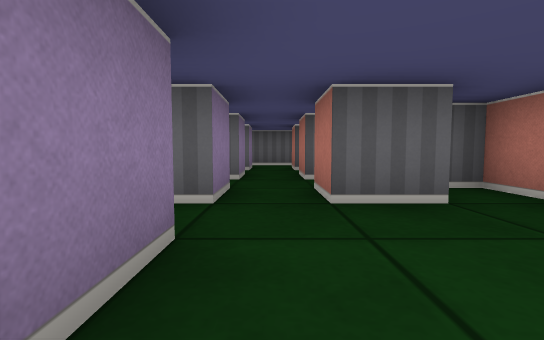
view 1 (above)

18 first-person views from a walk through a cub3D level. The camera is about half as high as the walls, tilts 4° down and sees 85° across. The floor is counted in squares. Each view is taken from the middle of a square. On the plan, view 1 faces up. The plan holds only what a view shows up to about 9 squares ahead; the rest is blank.

view 2
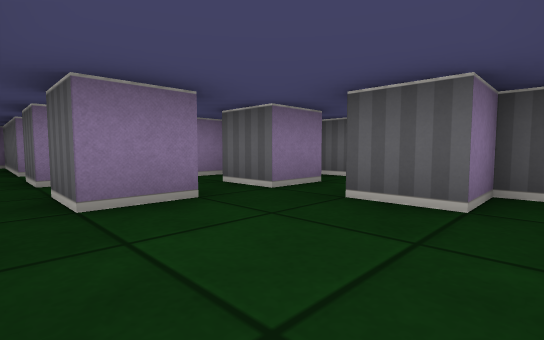

view 3
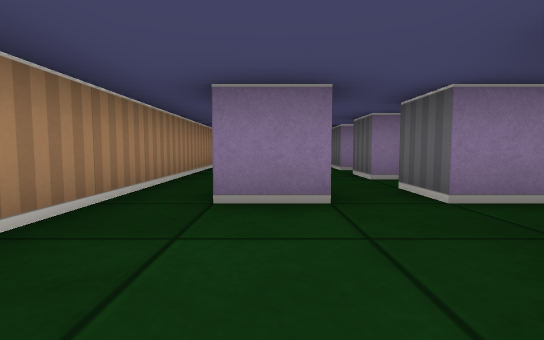

view 4
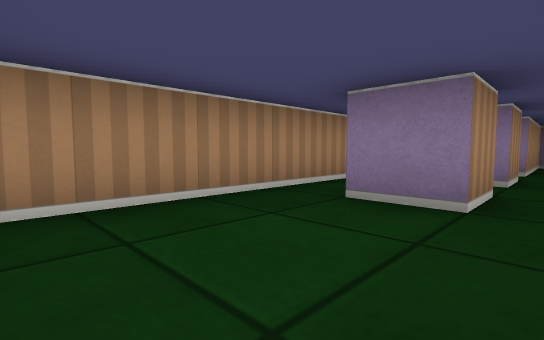

view 5
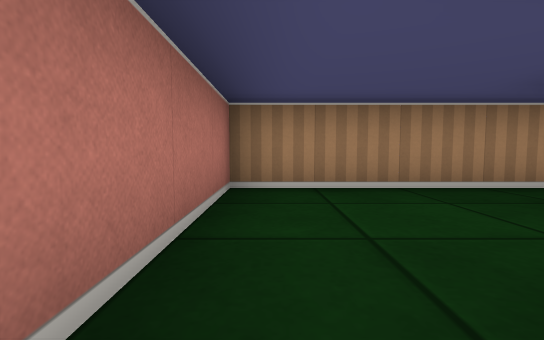

view 6
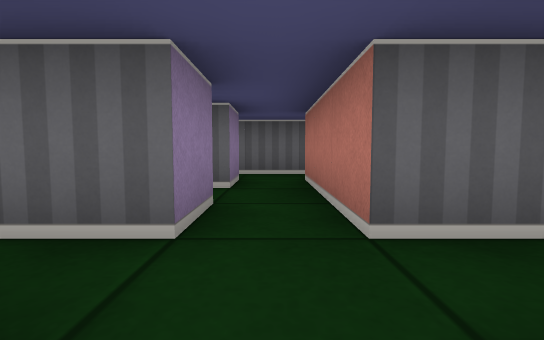

view 7
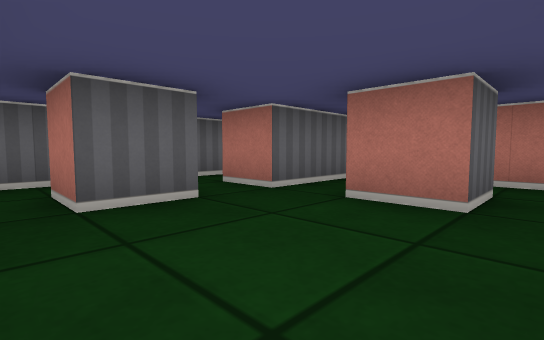

view 8
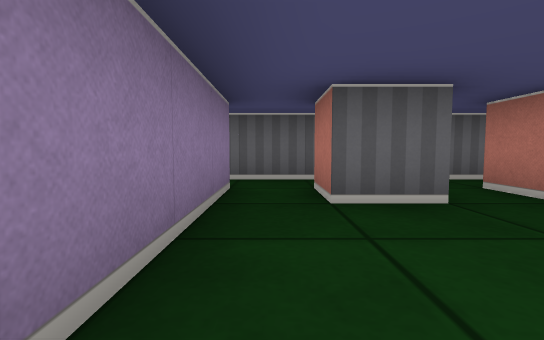

view 9
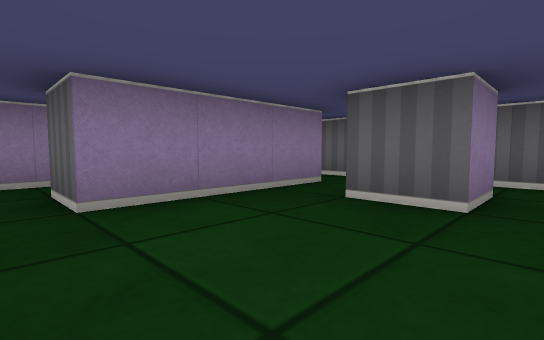

view 10
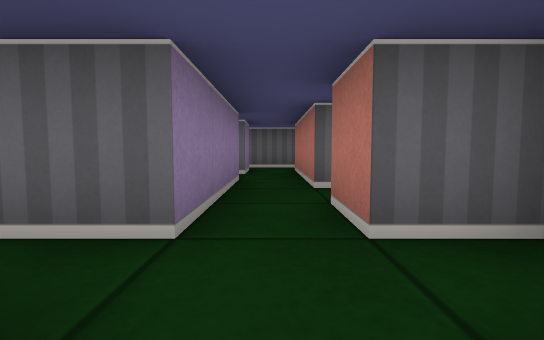

view 11
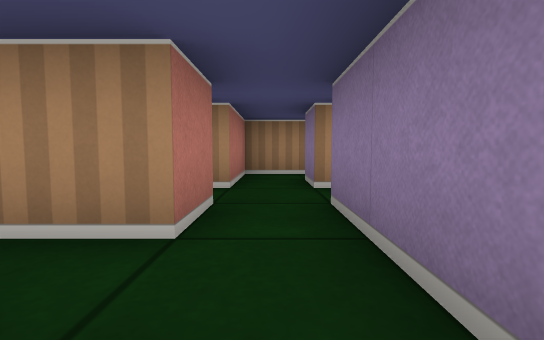

view 12
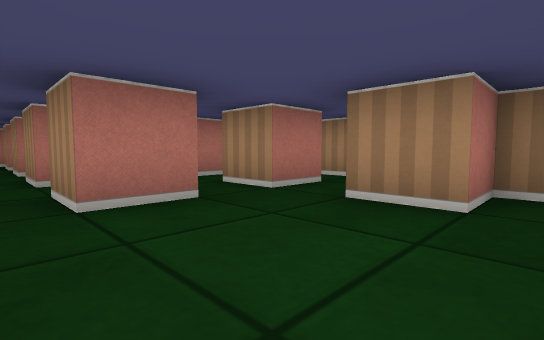

view 13
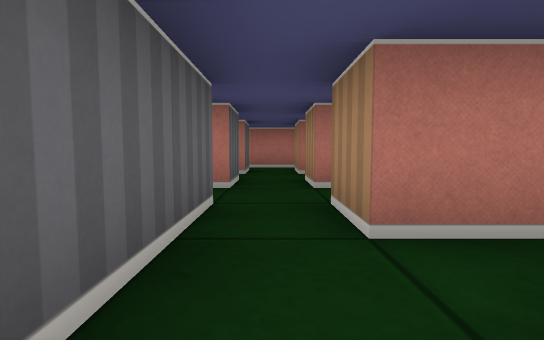

view 14
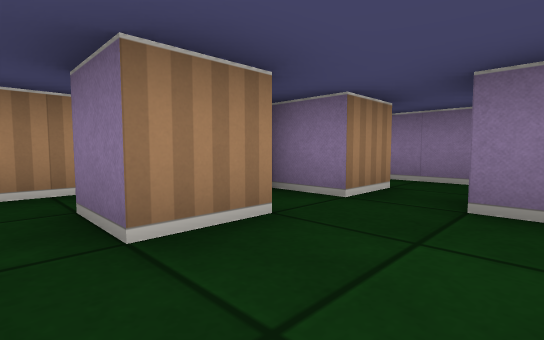

view 15
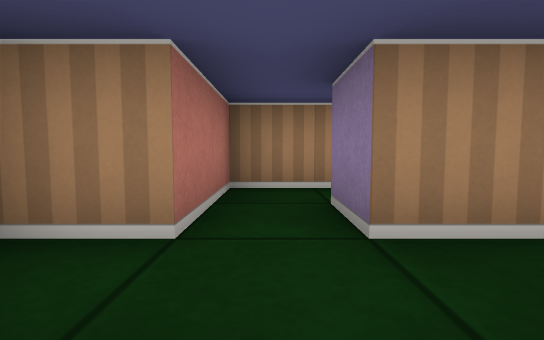

view 16
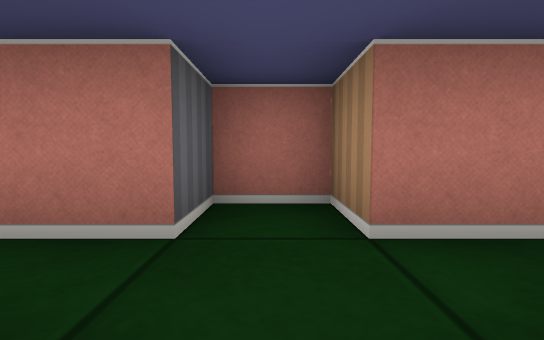

view 17
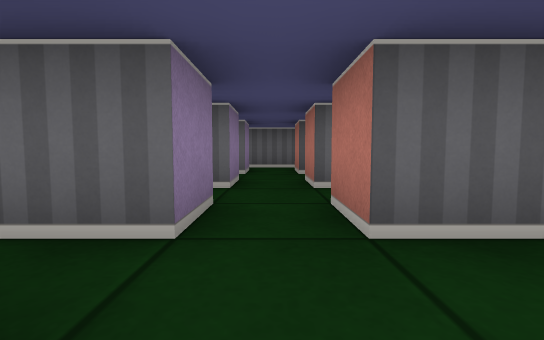

view 18
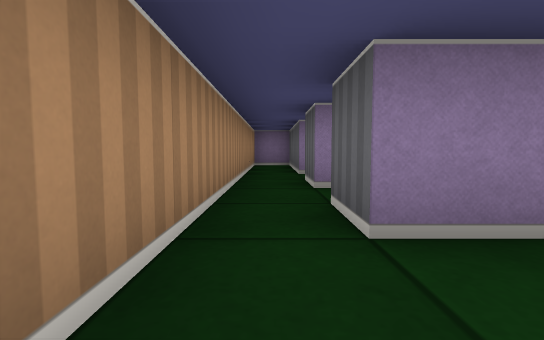

### Floor plan
Points are (right, up) in squares from view 1. A wall is a line through its corners. A room is listed if a view was taken in it or the views show most of it. See-through windows are left out.
Room 1 (views 1, 2, 3, 4, 5, 6, 7, 8, 9, 12, 13, 14, 17, 18)
walls: (-4.5, 2.5) (-5.5, 2.5) (-5.5, 3.5) (-4.5, 3.5) (-4.5, 2.5); (-2.5, 3.2) (-2.5, 2.5) (-3.5, 2.5) (-3.5, 5.5) (-2.5, 5.5); (-4.5, 4.5) (-5.5, 4.5) (-5.5, 5.5) (-4.5, 5.5) (-4.5, 4.5); (-3.5, 1.5) (-2.5, 1.5) (-2.5, 0.5) (-3.5, 0.5); (-1.5, 1.5) (-0.5, 1.5) (-0.5, 0.5) (-1.5, 0.5); (-7.5, 3.5) (-6.5, 3.5) (-6.5, 2.5); (-0.5, 3.5) (-0.5, 2.5) (-1.5, 2.5); (-7.5, 1.5) (-4.5, 1.5) (-4.5, 0.5) (-7.5, 0.5) (-7.5, -0.5) (2.5, -0.5) (2.5, 3.5) (1.5, 3.5) (1.5, 2.5) (0.5, 2.5) (0.5, 3.5); (-2.5, 6.5) (-5.5, 6.5) (-5.5, 7.5); (-0.5, 5.5) (-0.5, 4.5); (0.5, 4.5) (0.5, 5.5); (-6.5, 7.5) (-6.5, 6.5) (-7.5, 6.5) (-7.5, 7.5); (-4.8, 8.5) (-9.4, 8.5); (-8.5, 7.5) (-8.5, 4.5)
ways out: opening at (-9, 4) to room 3; opening at (-9, 8); opening at (-6, 8); opening at (-3, 6); opening at (0, 5)
Room 2 (views 10, 15, 16)
walls: (-11.5, 1.5) (-10.5, 1.5) (-10.5, 0.5); (-10.5, 3.5) (-10.5, 2.5) (-11.5, 2.5); (-10.8, -0.5) (-9.5, -0.5) (-9.5, 1.5) (-8.5, 1.5) (-8.5, 2.5) (-9.5, 2.5) (-9.5, 3.5)
ways out: opening at (-10, 3) to room 3
Room 3 (view 11)
walls: (-9.5, 3.5) (-8.5, 3.5); (-10.5, 5.5) (-10.5, 3.5); (-8.5, 4.5) (-9.5, 4.5) (-9.5, 5.5)
ways out: opening at (-9, 4) to room 1; opening at (-10, 3) to room 2; opening at (-10, 5)

Positions as (right, up) in squares from view 1, and headings:
1: (0, 0), facing up
2: (2, 0), facing up-left
3: (2, 1), facing left
4: (2, 2), facing down-left
5: (2, 3), facing down
6: (-4, 1), facing up
7: (-8, 4), facing up-right
8: (-8, 4), facing up
9: (-6, 4), facing up-left
10: (-10, 1), facing up
11: (-10, 5), facing down
12: (-8, 6), facing down-right
13: (-5, 6), facing right
14: (-6, 5), facing down-left
15: (-10, 3), facing down
16: (-11, 2), facing right
17: (0, 1), facing up
18: (1, 0), facing left
